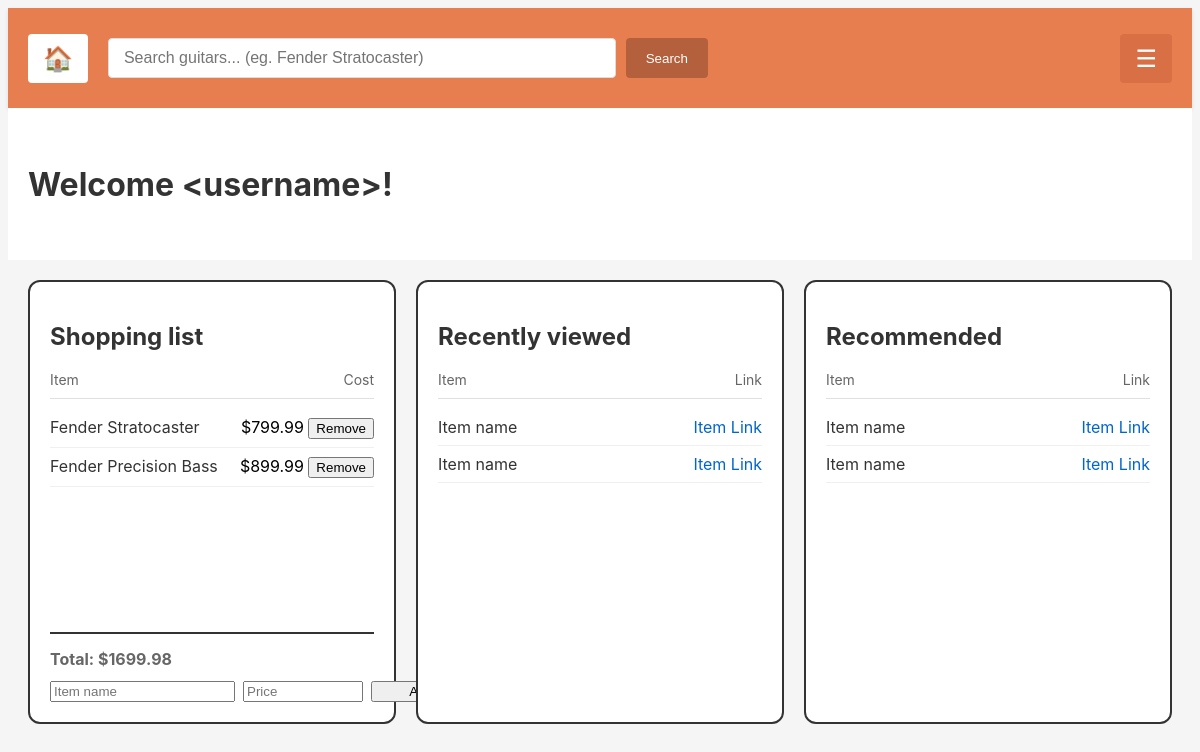
Before: / with the older database file.
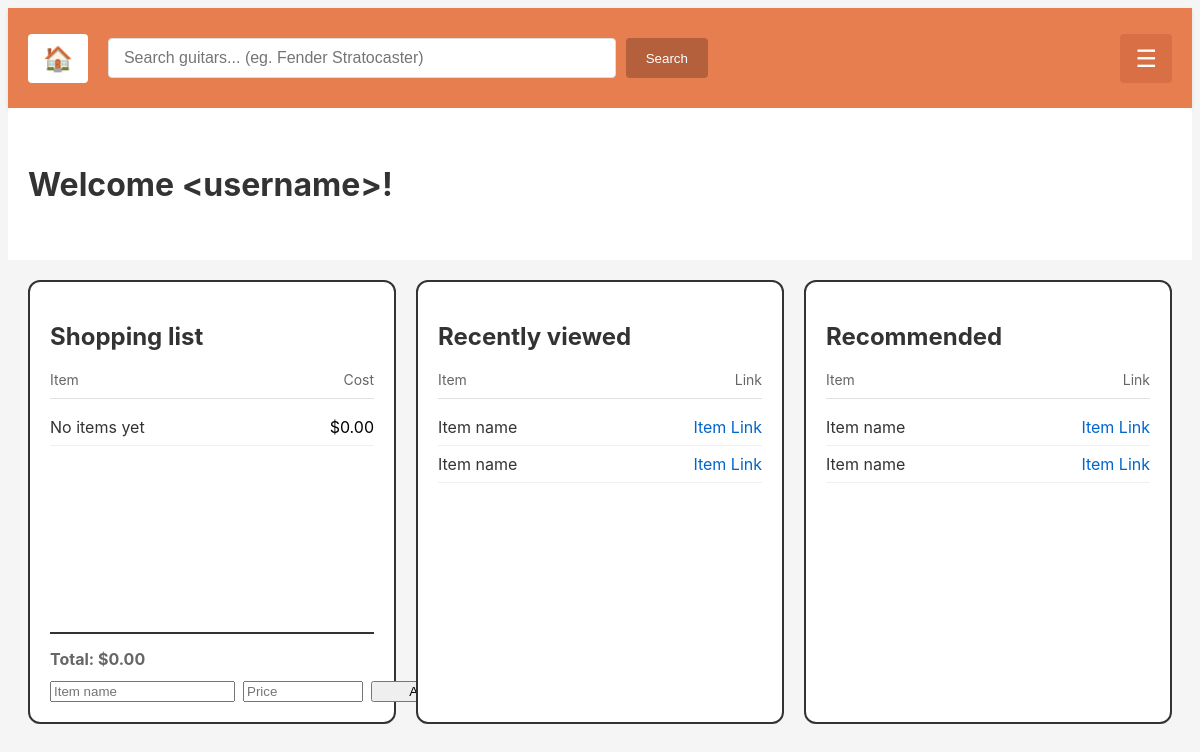
After: the same page with the newer database file.
### tables this page shows
CREATE TABLE cart_items (
            id INTEGER PRIMARY KEY AUTOINCREMENT,
            name TEXT NOT NULL,
            price REAL NOT NULL DEFAULT 0
        );

### app.py (the view)
@app.route('/')
def home():
    db = get_db()
    items = db.execute('SELECT id, name, price FROM cart_items ORDER BY id DESC').fetchall()
    total = sum((row['price'] or 0) for row in items)
    return render_template('index.html', cart_items=items, cart_total=total)

### app.py (called while the page is built, shortened)
def get_db():
    db = getattr(g, '_db', None)
    if db is None:
        db = g._db = sqlite3.connect(DB_PATH, check_same_thread=False)
        db.row_factory = sqlite3.Row
    return db

def init_db():
    db = get_db()
    db.execute(
        """
        CREATE TABLE IF NOT EXISTS cart_items (
            id INTEGER PRIMARY KEY AUTOINCREMENT,
            name TEXT NOT NULL,
            price REAL NOT NULL DEFAULT 0
        )
        """
    )
    db.execute(
        """
        CREATE TABLE IF NOT EXISTS products (
            id INTEGER PRIMARY KEY AUTOINCREMENT,
            name TEXT NOT NULL,
            category TEXT NOT NULL,
            price REAL NOT NULL,
            description TEXT,
            image_url TEXT,
            stock INTEGER DEFAULT 0,
            created_at TIMESTAMP DEFAULT CURRENT_TIMESTAMP
        )
        """
    )
    db.commit()

def seed_products():
    db = get_db()
    count = db.execute('SELECT COUNT(*) AS c FROM products').fetchone()['c']

@app.before_request
def setup():
    init_db()
    seed_products()

### templates/index.html (shortened to what this page needs)
<!DOCTYPE html>
<html lang="en">
<head>
    <link rel="stylesheet" href="{{ url_for('static', filename='style.css') }}">
</head>
<body>
    <header>
        <a href="#" class="home-icon">🏠</a>
        <div class="search-container">
            <form method="get" action="{{ url_for('search') }}" class="search-form">
                <input type="text" name="q" class="search-input" placeholder="Search guitars... (eg. Fender Stratocaster)">
                <button type="submit" class="search-button">Search</button>
            </form>
        </div>
        <div class="menu-icon">☰</div>
    </header>
    <section class="welcome-section">
        <h1>Welcome &lt;username&gt;!</h1>
    </section>
    <main class="dashboard">
        <div class="card clickable-card" data-href="{{ url_for('shopping_cart') }}">
            <h2>Shopping list</h2>
            <div class="card-header">
                <span>Item</span>
                <span>Cost</span>
            </div>
            <div class="card-content">
                {% if cart_items and cart_items|length > 0 %}
                    {% for item in cart_items %}
                    <div class="item-row">
                        <span class="item-name">{{ item.name }}</span>
                        <span>
                            ${{ '%.2f'|format(item.price or 0) }}
                            <form style="display:inline" method="post" action="{{ url_for('remove_item', item_id=item.id) }}">
                                <button type="submit">Remove</button>
                            </form>
                        </span>
                    </div>
                    {% endfor %}
                {% else %}
                    <div class="item-row">
                        <span class="item-name">No items yet</span>
                        <span>$0.00</span>
                    </div>
                {% endif %}
            </div>
            <div class="total-cost">Total: ${{ '%.2f'|format(cart_total or 0) }}</div>
            <form method="post" action="{{ url_for('add_item') }}" style="margin-top: 12px; display: grid; grid-template-columns: 1fr 120px 100px; gap: 8px;">
                <input type="text" name="name" placeholder="Item name" required>
                <input type="number" step="0.01" name="price" placeholder="Price" required>
                <button type="submit">Add</button>
            </form>
        </div>
        <div class="card">
            <h2>Recently viewed</h2>
            <div class="card-header">
                <span>Item</span>
                <span>Link</span>
            </div>
            <div class="card-content">
                <div class="item-row">
                    <span class="item-name">Item name</span>
                    <a href="#" class="item-link">Item Link</a>
                </div>
                <div class="item-row">
                    <span class="item-name">Item name</span>
                    <a href="#" class="item-link">Item Link</a>
                </div>
            </div>
        </div>
        <div class="card">
            <h2>Recommended</h2>
            <div class="card-header">
                <span>Item</span>
                <span>Link</span>
            </div>
            <div class="card-content">
                <div class="item-row">
                    <span class="item-name">Item name</span>
                    <a href="#" class="item-link">Item Link</a>
                </div>
                <div class="item-row">
                    <span class="item-name">Item name</span>
                    <a href="#" class="item-link">Item Link</a>
                </div>
            </div>
        </div>
    </main>
</body>
</html>

### static/style.css (style rules this page uses)
body { font-family: -apple-system, BlinkMacSystemFont, 'Segoe UI', Arial, sans-serif; background-color: #f5f5f5; }
header { background-color: #e67e50; padding: 15px 20px; display: flex; align-items: center; gap: 20px; box-shadow: 0 2px 4px rgba(0,0,0,0.1); }
.home-icon { background-color: white; padding: 10px 15px; border-radius: 4px; cursor: pointer; font-size: 24px; text-decoration: none; color: #333; }
.search-container { flex: 1; max-width: 600px; }
.menu-icon { margin-left: auto; background-color: #d86f45; padding: 10px 15px; border-radius: 4px; cursor: pointer; color: white; font-size: 24px; }
.welcome-section { padding: 30px 20px; background-color: white; }
.welcome-section h1 { font-size: 32px; color: #333; }
.dashboard { display: grid; grid-template-columns: repeat(auto-fit, minmax(300px, 1fr)); gap: 20px; padding: 20px; max-width: 1400px; margin: 0 auto; }
.card { background-color: white; border: 2px solid #333; border-radius: 12px; padding: 20px; min-height: 400px; display: flex; flex-direction: column; }
.card h2 { font-size: 24px; margin-bottom: 20px; color: #333; }
.card-header { display: flex; justify-content: space-between; font-size: 14px; color: #666; margin-bottom: 10px; padding-bottom: 10px; border-bottom: 1px solid #e0e0e0; }
.item-row { display: flex; justify-content: space-between; padding: 8px 0; border-bottom: 1px solid #f0f0f0; }
.item-name { color: #333; }
.item-link { color: #0066cc; text-decoration: none; }
.total-cost { margin-top: auto; padding-top: 15px; border-top: 2px solid #333; font-weight: bold; color: #666; }
.card-content { flex: 1; }
.clickable-card { cursor: pointer; }
.search-form { display: flex; gap: 10px; margin: 15px 0; }
.search-input { flex: 1; padding: 10px 15px; border: 1px solid #ddd; border-radius: 4px; font-size: 16px; }
.search-button { padding: 10px 20px; background-color: #b5603c; color: white; border: none; border-radius: 4px; cursor: pointer; transition: background-color 0.3s; }

Changed rows visible on the page:
removed cart_items: name "Fender Stratocaster", price "799.99"
removed cart_items: name "Fender Precision Bass", price "899.99"
Other visible differences:
{{ '%.2f'|format(cart_total or 0) }}: "1699.98" → "0.00"
text now shown: "No items yet $0.00"
